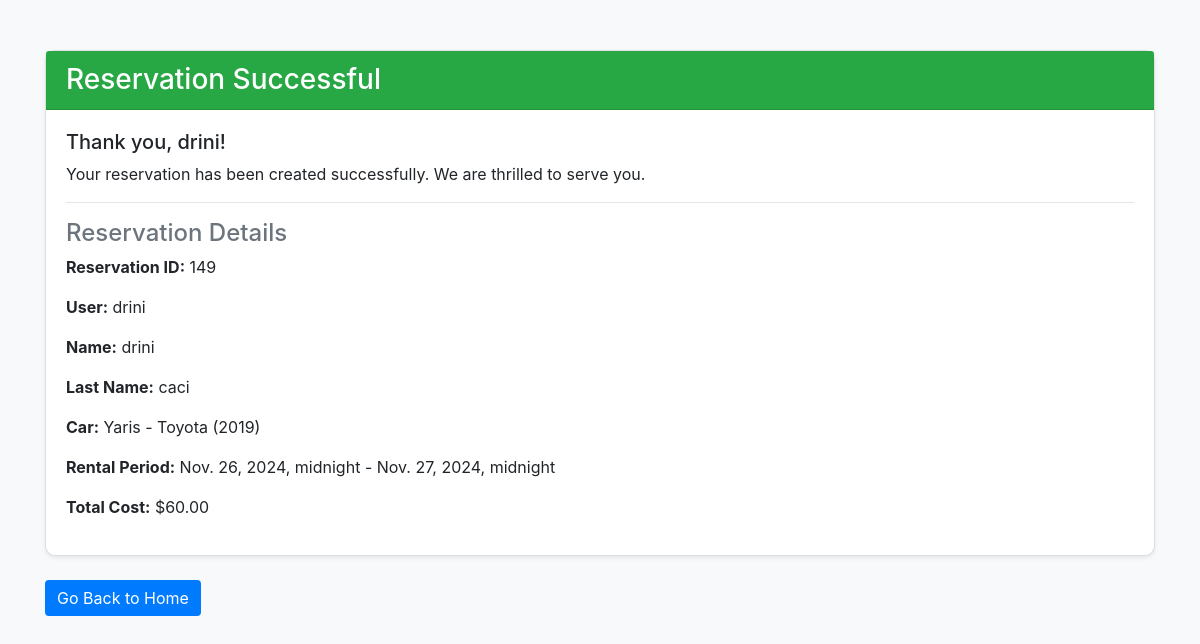
The app's page /success/ (signed in), older data.
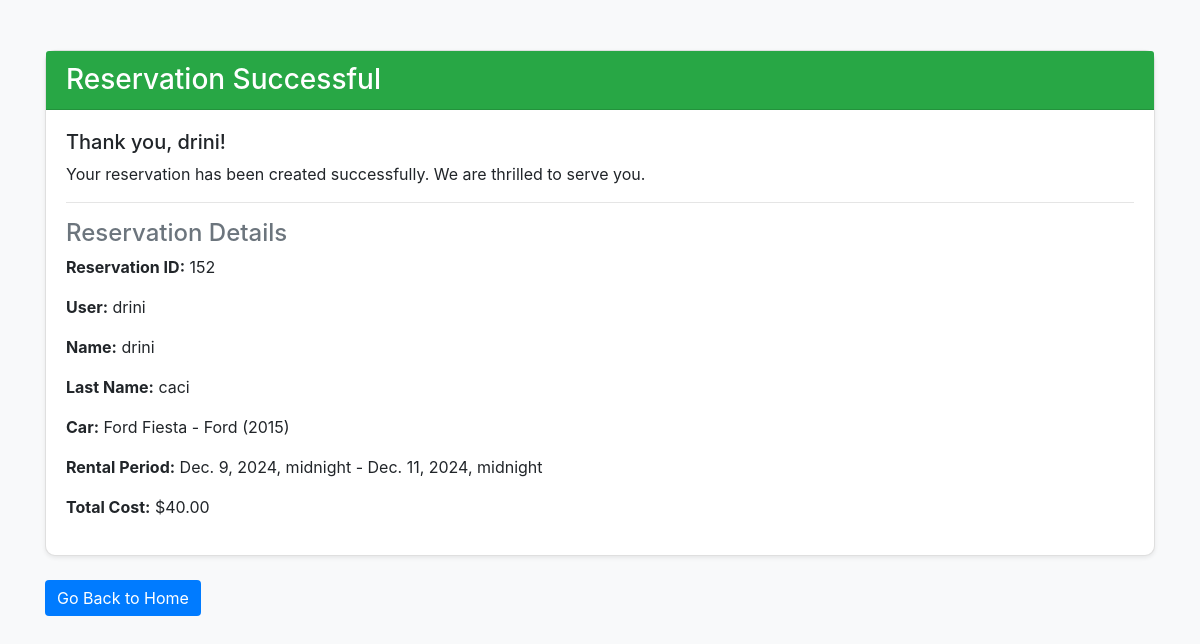
The same page, newer data.
### qera/models.py (models this page shows, shortened)
class Reservation(models.Model):
    STATUS_CHOICES = [
        ('PENDING', 'Pending'),
        ('CONFIRMED', 'Confirmed'),
        ('CANCELLED', 'Cancelled'),
    ]
    user = models.ForeignKey(User, on_delete=models.CASCADE, null=True, blank=True)
    name = models.CharField(max_length=250, null=True)
    last_name = models.CharField(max_length=250, null=True)
    car = models.ForeignKey(Car, on_delete=models.CASCADE)
    pickup_date = models.DateTimeField()
    return_date = models.DateTimeField()
    status = models.CharField(max_length=10, choices=STATUS_CHOICES, default='PENDING')
    total_cost = models.DecimalField(max_digits=10, decimal_places=2, editable=False)
    email_sent = models.BooleanField(default=False)

class Car(models.Model):
    name = models.CharField(max_length=100)
    brand = models.CharField(max_length=50)
    model = models.CharField(max_length=50)
    year = models.IntegerField()
    winter_rental_price = models.DecimalField(max_digits=10, decimal_places=2)
    summer_rental_price = models.DecimalField(max_digits=10, decimal_places=2, null=True)
    availability_status = models.BooleanField(default=True)  # True means available for rent
    description = models.TextField(null=True)  # For detailed descriptions
    seating_capacity = models.PositiveIntegerField(null=True)
    transmission_type = models.CharField(max_length=50, choices=[('Manual', 'Manual'), ('Automatic', 'Automatic')], null=True)
    fuel_type = models.CharField(max_length=50,
                                 choices=[('Petrol', 'Petrol'), ('Diesel', 'Diesel'), ('Electric', 'Electric')], null=True)
    mileage = models.DecimalField(max_digits=10, decimal_places=2, help_text="Mileage in km/l or equivalent", null=True)
    def __str__(self):
        return f"{self.name} - {self.brand} ({self.year})"

### qera/views.py (the view)
# urls.py: path('success/', views.success, name='success'),
@login_required(login_url='signup')
def success(request):
    reservation = Reservation.objects.filter().last()
    if reservation and not reservation.email_sent:
        user_email = request.user.email
        username = request.user.get_full_name() or request.user.username
        amount = reservation.total_cost
        email_sent = send_payment_email(user_email, username, amount, reservation.id, reservation.car)
        if email_sent:
            reservation.email_sent = True
            reservation.save()
            print(f"Email successfully sent to {user_email}")
        else:
            print(f"Failed to send email to {user_email}")
    else:
        if reservation:
            print("Email already sent for this reservation.")
    return render(request, 'qera/success.html', {'reservation': reservation})

### qera/templates/qera/success.html (shortened to what this page needs)
<!DOCTYPE html>
<html lang="en">
<head>
    <link rel="stylesheet" href="https://stackpath.bootstrapcdn.com/bootstrap/4.5.2/css/bootstrap.min.css">
</head>
<body>
    <div class="container">
        {% if reservation.user == request.user %}
        <div class="card shadow-sm">
            <div class="card-header bg-success text-white">
                <h3 class="mb-0">Reservation Successful</h3>
            </div>
            <div class="card-body">
                <h5>Thank you, {{ user }}!</h5>
                <p>Your reservation has been created successfully. We are thrilled to serve you.</p>
                <hr>
                <h4 class="text-secondary">Reservation Details</h4>
                <p><strong>Reservation ID:</strong> {{ reservation.id }}</p>
                <p><strong>User:</strong> {{ user }}</p>
                <p><strong>Name:</strong> {{ reservation.name }}</p>
                <p><strong>Last Name:</strong> {{ reservation.last_name }}</p>
                <p><strong>Car:</strong> {{ reservation.car }}</p>
                <p><strong>Rental Period:</strong> {{ reservation.pickup_date }} - {{ reservation.return_date }}</p>
                <p><strong>Total Cost:</strong> ${{ reservation.total_cost }}</p>
            </div>
        </div>
        <div class="mt-4">
            <a href="{% url 'qera:home' %}" class="btn btn-primary">Go Back to Home</a>
        </div>
        {% else %}
        <div class="alert alert-danger">
            <strong>Error:</strong> You are not authorized to view this reservation.
        </div>
        {% endif %}
    </div>
</body>
</html>

### qera/templates/qera/success.html (style rules this page uses)
body { background-color: #f8f9fa; }
.container { margin-top: 50px; }
.card { border-radius: 10px; }
.btn-primary { background-color: #007bff; border: none; }

Row changes from the older to the newer data that the page shows:
removed Reservation: id "149", name "drini", last_name "caci", car "Yaris - Toyota (2019)", pickup_date "Nov. 26, 2024, midnight", return_date "Nov. 27, 2024, midnight", total_cost "60.00"
added Reservation: id "152", name "drini", last_name "caci", car "Ford Fiesta - Ford (2015)", pickup_date "Dec. 9, 2024, midnight", return_date "Dec. 11, 2024, midnight", total_cost "40.00"
